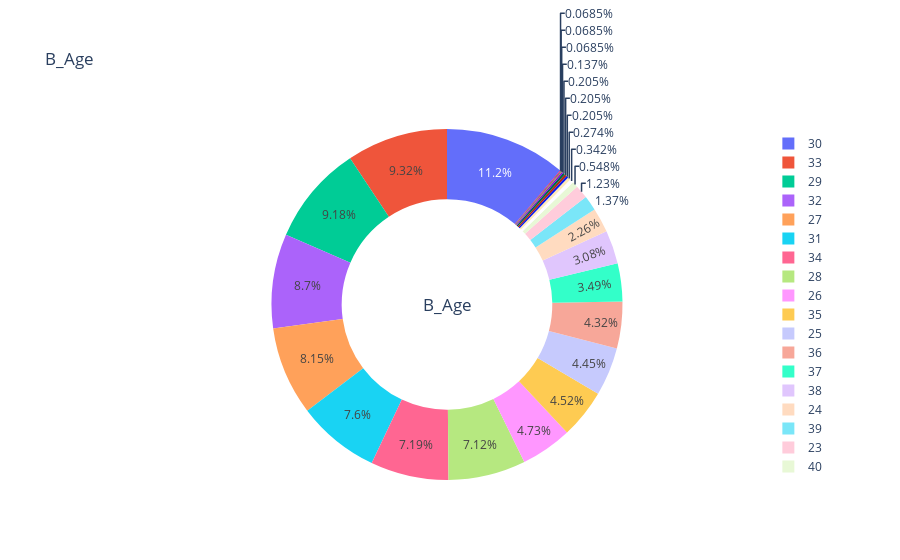

Source (notebook cell):
### Code cell
from plotly.offline  import download_plotlyjs,init_notebook_mode,plot, iplot
from plotly.offline import init_notebook_mode, iplot
init_notebook_mode(connected=True)
temp = ufc.B_Age.value_counts()
fig = {
  "data": [
    {
      "values": temp.values,
      "labels": temp.index,
      "domain": {"x": [0, 1]},
      "hole": .6,
      "type": "pie"
    },
    
    ],
  "layout": {
        "title":"B_Age",
        "annotations": [
            {
                "font": {
                    "size": 17
                },
                "showarrow": False,
                "text": "B_Age",
                "x": 0.5,
                "y": 0.5
            }
            
        ]
    }
}
iplot(fig, filename='donut')

### Figure 1 — Plotly figure (JSON) as saved in the notebook; plotly's stock layout.template omitted (floating-point values rounded to 4 significant figures)
{"data": [{"domain": {"x": [0, 1]}, "hole": 0.6, "labels": [30, 33, 29, 32, 27, 31, 34, 28, 26, 35, 25, 36, 37, 38, 24, 39, 23, 40, 46, 22, 41, 43, 0, 21, 44, 42, 20], "type": "pie", "values": [163, 136, 134, 127, 119, 111, 105, 104, 69, 66, 65, 63, 51, 45, 33, 20, 18, 8, 5, 4, 3, 3, 3, 2, 1, 1, 1]}], "layout": {"annotations": [{"font": {"size": 17}, "showarrow": false, "text": "B_Age", "x": 0.5, "y": 0.5}], "title": {"text": "B_Age"}}}
